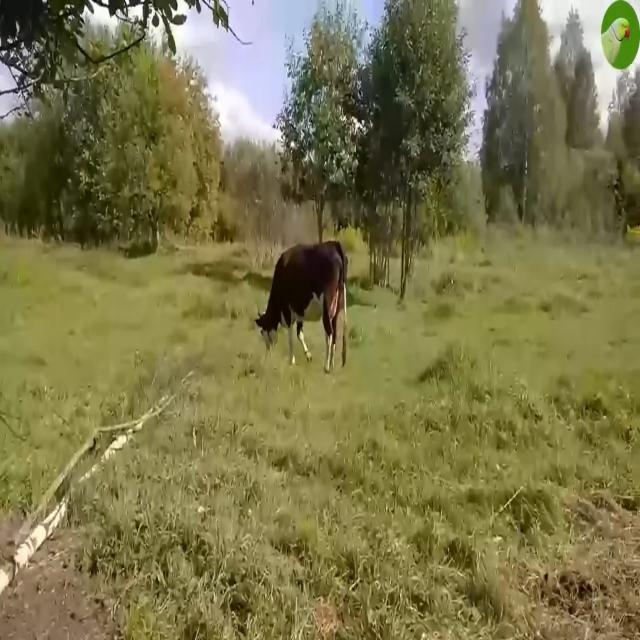
#> input picture dataset/extracted/train/images/-OWS_mp4-161_jpg.rf.58a3d3e674fd72c1cd840183ad0aa191.jpg, 640 x 640 px
$ python -i species_classifier.py   (imports and definitions only)
#> lines starting #> are read from the running program, lines starting #| are printed output that depends on the picture; after the words box and inside, x2 and y2 are one past the last pixel; in counts of white or black regions, pixels touching at a corner belong together
from __future__ import annotations
from typing import Optional, Tuple, List
from pathlib import Path
import os
import io

import numpy as np
import cv2
from PIL import Image

# Optional ONNX Runtime (loaded lazily as well)
try:
    import onnxruntime as ort  # type: ignore
except Exception:  # pragma: no cover - optional
    ort = None  # type: ignore

BASE_DIR = Path(__file__).resolve().parents[1]

_SESSION = None  # type: ignore
_INPUT_NAME = None
_INPUT_SIZE = 224
_LABELS: List[str] = ["cattle", "buffalo"]
_USE_CROP: bool = True
_TTA: bool = True
_USE_REMBG: bool = False
_USE_LETTERBOX: bool = True
_USE_CLAHE: bool = True


# [66 lines left out: functions _load_labels, _lazy_init, not called in this run]


def _preprocess_for_onnx(image_bgr: np.ndarray, size: int = 224) -> np.ndarray:
    # Optional crop around main subject
    img_bgr = _crop_main_subject(image_bgr) if _USE_CROP else image_bgr
    # Optional CLAHE for contrast enhancement
    if _USE_CLAHE:
        img_bgr = _apply_clahe(img_bgr)
    # Convert BGR to RGB and resize with optional letterbox (keep aspect)
    img_rgb = cv2.cvtColor(img_bgr, cv2.COLOR_BGR2RGB)
    if _USE_LETTERBOX:
        img_rgb = _letterbox(img_rgb, size)
    else:
        img_rgb = cv2.resize(img_rgb, (size, size), interpolation=cv2.INTER_AREA)
    img = img_rgb
    img = img.astype(np.float32) / 255.0
    mean = np.array([0.485, 0.456, 0.406], dtype=np.float32)
    std = np.array([0.229, 0.224, 0.225], dtype=np.float32)
    img = (img - mean) / std
    img = np.transpose(img, (2, 0, 1))  # CHW
    img = np.expand_dims(img, axis=0)   # NCHW
    return img


# [40 lines left out: functions _softmax, _onnx_predict, not called in this run]


def _apply_clahe(img_bgr: np.ndarray) -> np.ndarray:
    try:
        lab = cv2.cvtColor(img_bgr, cv2.COLOR_BGR2LAB)
        l, a, b = cv2.split(lab)
        clahe = cv2.createCLAHE(clipLimit=2.0, tileGridSize=(8, 8))
        cl = clahe.apply(l)
        limg = cv2.merge((cl, a, b))
        out = cv2.cvtColor(limg, cv2.COLOR_LAB2BGR)
        return out
    except Exception:
        return img_bgr


def _letterbox(img_rgb: np.ndarray, size: int) -> np.ndarray:
    h, w = img_rgb.shape[:2]
    scale = min(size / w, size / h)
    new_w, new_h = int(round(w * scale)), int(round(h * scale))
    resized = cv2.resize(img_rgb, (new_w, new_h), interpolation=cv2.INTER_AREA)
    canvas = np.zeros((size, size, 3), dtype=resized.dtype)
    # place centered
    x0 = (size - new_w) // 2
    y0 = (size - new_h) // 2
    canvas[y0:y0 + new_h, x0:x0 + new_w] = resized
    return canvas


# [36 lines left out: functions _adjust_contrast_brightness, _heuristic_predict, predict_species, not called in this run]


def _largest_contour_bbox(img: np.ndarray) -> Optional[Tuple[int, int, int, int]]:
    gray = cv2.cvtColor(img, cv2.COLOR_BGR2GRAY)
    gray = cv2.GaussianBlur(gray, (5, 5), 0)
    edges = cv2.Canny(gray, 50, 150)
    kernel = np.ones((5, 5), np.uint8)
    edges = cv2.dilate(edges, kernel, iterations=1)
    edges = cv2.morphologyEx(edges, cv2.MORPH_CLOSE, kernel, iterations=2)
    contours, _ = cv2.findContours(edges, cv2.RETR_EXTERNAL, cv2.CHAIN_APPROX_SIMPLE)
    if not contours:
        return None
    cnt = max(contours, key=cv2.contourArea)
    x, y, w, h = cv2.boundingRect(cnt)
    return x, y, w, h


def _crop_main_subject(img_bgr: np.ndarray) -> np.ndarray:
    bbox = _crop_with_rembg_bbox(img_bgr) if _USE_REMBG else _largest_contour_bbox(img_bgr)
    if bbox is None:
        return img_bgr
    x, y, w, h = bbox
    # Pad bbox by 10%
    pad_x = int(round(0.1 * w))
    pad_y = int(round(0.1 * h))
    x0 = max(0, x - pad_x)
    y0 = max(0, y - pad_y)
    x1 = min(img_bgr.shape[1], x + w + pad_x)
    y1 = min(img_bgr.shape[0], y + h + pad_y)
    crop = img_bgr[y0:y1, x0:x1]
    return crop if crop.size > 0 else img_bgr


# [21 lines left out: function _crop_with_rembg_bbox, not called in this run]

>>> import cv2
>>> picture = cv2.imread('../dataset/extracted/train/images/-OWS_mp4-161_jpg.rf.58a3d3e674fd72c1cd840183ad0aa191.jpg')
#> picture is the input picture: shape (640, 640, 3); mean B, G, R 74.6, 118, 123.1
>>> result = _preprocess_for_onnx(picture)
#> in _largest_contour_bbox, `edges = cv2.Canny(gray, 50, 150)`:
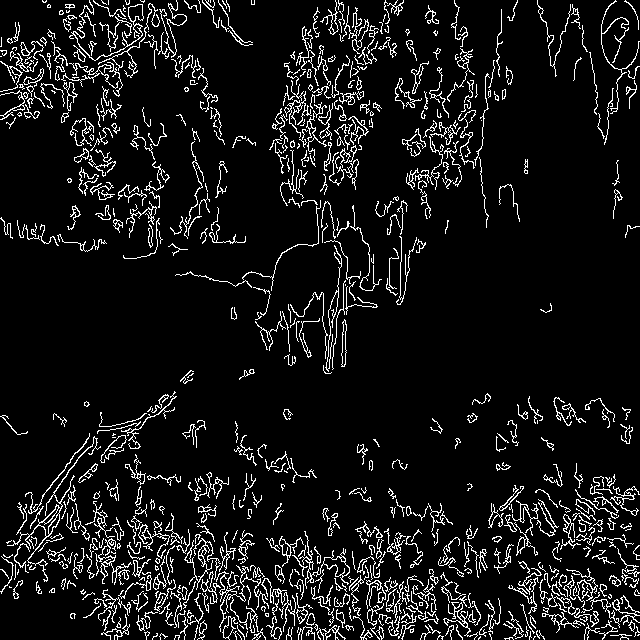
#> edges: shape (640, 640); 8.5% white in thin lines or dots
#> in _largest_contour_bbox, `edges = cv2.dilate(edges, kernel, iterations=1)`: edges: shape (640, 640); 36.4% white; 71 white regions, largest, box (x1, y1, x2, y2) and area: (0, 389, 640, 640) 63069, (173, 0, 428, 376) 25716, (0, 0, 227, 261) 21822
#> in _largest_contour_bbox, `edges = cv2.morphologyEx(edges, cv2.MORPH_CLOSE, kernel, iterations=2)`:
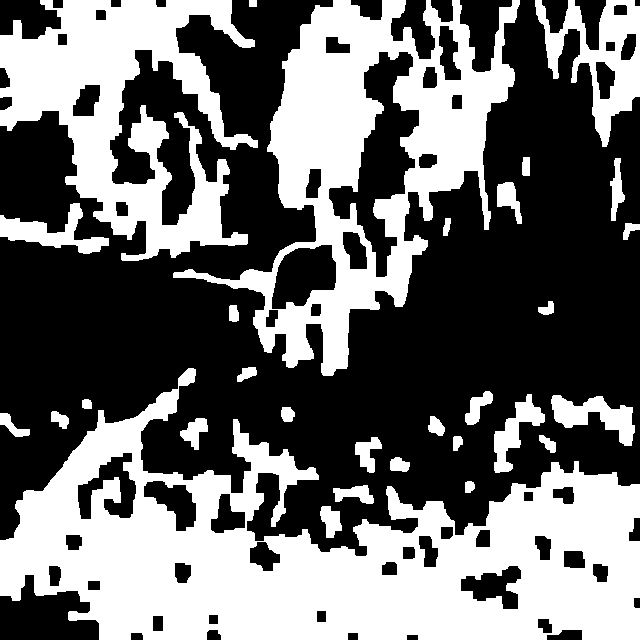
#> edges: shape (640, 640); 42.6% white; 30 white regions
#> in _largest_contour_bbox, `contours, _ = cv2.findContours(edges, cv2.RETR_EXTERNAL, cv2.CHAIN_APP..`: contours = 30 contours; largest, box (x1, y1, x2, y2) and area: (0, 368, 640, 640) 91174, (173, 0, 520, 376) 54909, (0, 0, 258, 261) 30814, (535, 0, 640, 147) 6674, (0, 203, 109, 254) 1934
#> in _largest_contour_bbox, `cnt = max(contours, key=cv2.contourArea)`: cnt = contour of 659 points, box (x1, y1, x2, y2) (0, 368, 640, 640), area 91174
#> in _largest_contour_bbox, `x, y, w, h = cv2.boundingRect(cnt)`: x = 0; y = 368; w = 640; h = 272
#> in _crop_main_subject, `bbox = _crop_with_rembg_bbox(img_bgr) if _USE_REMBG else _largest_cont..`: bbox = (0, 368, 640, 272)
#> in _crop_main_subject, `x, y, w, h = bbox`: x = 0; y = 368; w = 640; h = 272
#> in _crop_main_subject, `pad_x = int(round(0.1 * w))`: pad_x = 64
#> in _crop_main_subject, `pad_y = int(round(0.1 * h))`: pad_y = 27
#> in _crop_main_subject, `x0 = max(0, x - pad_x)`: x0 = 0
#> in _crop_main_subject, `y0 = max(0, y - pad_y)`: y0 = 341
#> in _crop_main_subject, `x1 = min(img_bgr.shape[1], x + w + pad_x)`: x1 = 640
#> in _apply_clahe, `lab = cv2.cvtColor(img_bgr, cv2.COLOR_BGR2LAB)`: lab: shape (299, 640, 3); mean of channels 0, 1, 2 132, 123.3, 159.3
#> in _apply_clahe, `l, a, b = cv2.split(lab)`:
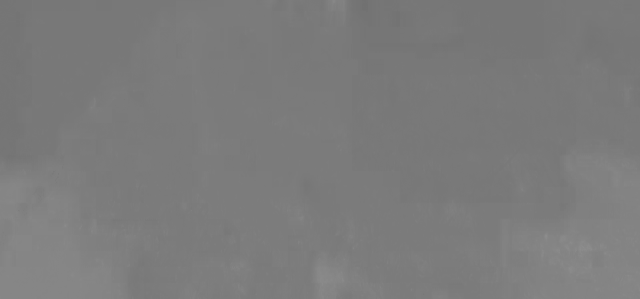
#> a: shape (299, 640); min 113, max 141, mean 123.3
#> in _apply_clahe, `l, a, b = cv2.split(lab)`:
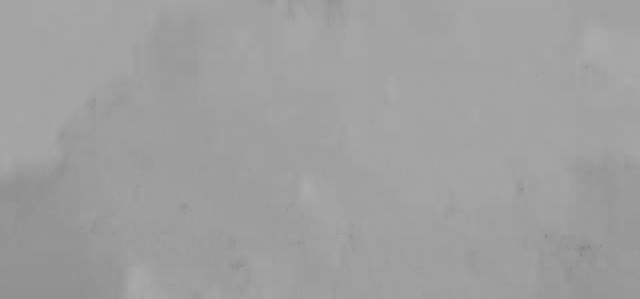
#> b: shape (299, 640); min 131, max 172, mean 159.3
#> in _apply_clahe, `cl = clahe.apply(l)`:
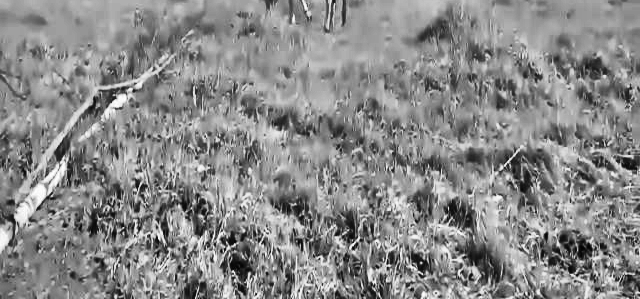
#> cl: shape (299, 640); min 2, max 255, mean 137.5
#> in _apply_clahe, `limg = cv2.merge((cl, a, b))`: limg: shape (299, 640, 3); mean of channels 0, 1, 2 137.5, 123.3, 159.3
#> in _letterbox, `resized = cv2.resize(img_rgb, (new_w, new_h), interpolation=cv2.INTER_..`:
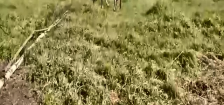
#> resized: shape (105, 224, 3); mean R, G, B 140.2, 131.2, 75.6
#> in _letterbox, `canvas[y0:y0 + new_h, x0:x0 + new_w] = resized`:
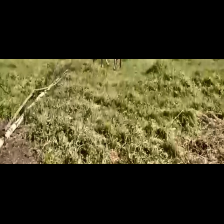
#> canvas: shape (224, 224, 3); mean R, G, B 65.7, 61.5, 35.4

$ run again, on dataset/extracted/train/images/-OWS_mp4-377_jpg.rf.de6bdb76aca0705e37fe3bc1715fbad7.jpg
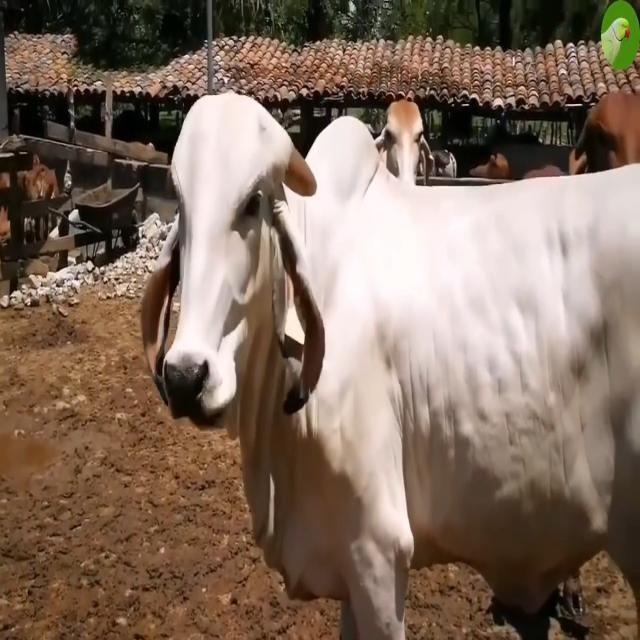
#> input picture dataset/extracted/train/images/-OWS_mp4-377_jpg.rf.de6bdb76aca0705e37fe3bc1715fbad7.jpg, 640 x 640 px
#> picture is the input picture: shape (640, 640, 3); mean B, G, R 93.4, 108.2, 128.3
#> in _largest_contour_bbox, `edges = cv2.morphologyEx(edges, cv2.MORPH_CLOSE, kernel, iterations=2)`:
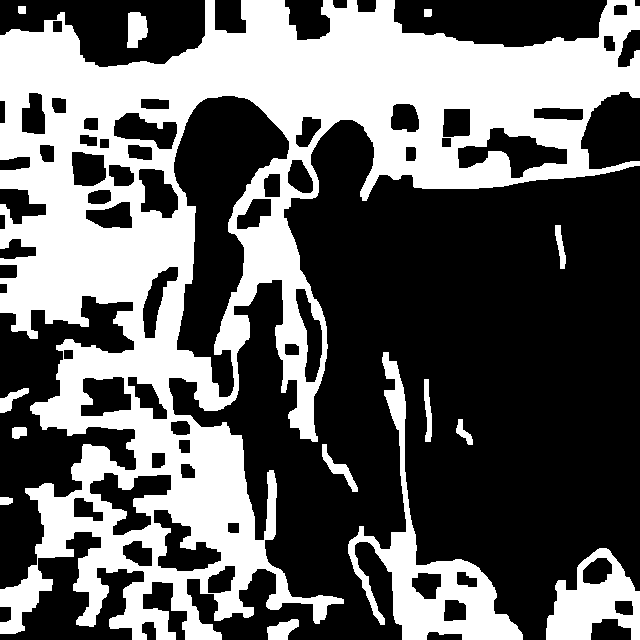
#> edges: shape (640, 640); 39% white; 14 white regions
#> contours = 14 contours; largest, box (x1, y1, x2, y2) and area: (0, 0, 640, 640) 180351, (348, 352, 523, 640) 10804, (546, 548, 640, 640) 5405, (127, 12, 148, 48) 530, (267, 619, 299, 640) 396
#> cnt = contour of 1676 points, box (x1, y1, x2, y2) (0, 0, 640, 640), area 180351
#> in _largest_contour_bbox, `x, y, w, h = cv2.boundingRect(cnt)`: x = 0; w = 640
#> bbox = (0, 0, 640, 640)
#> in _crop_main_subject, `x, y, w, h = bbox`: x = 0; w = 640
#> pad_x = 64
#> in _crop_main_subject, `x0 = max(0, x - pad_x)`: x0 = 0
#> x1 = 640
#> lab: shape (640, 640, 3); mean of channels 0, 1, 2 116.9, 134.1, 139.6
#> limg: shape (640, 640, 3); mean of channels 0, 1, 2 127.2, 134.1, 139.6
#> in _preprocess_for_onnx, `img = (img - mean) / std`:
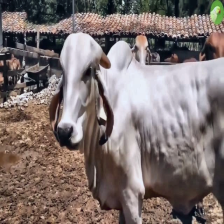
#> img: shape (224, 224, 3) float32; mean R, G, B 0.258, 0.0311, -0.00991; drawn with min black and max white

$ run again, on dataset/extracted/train/images/6458092_jpeg_jpg.rf.0a9b140397e84a4be73e9b14748c7cea.jpg
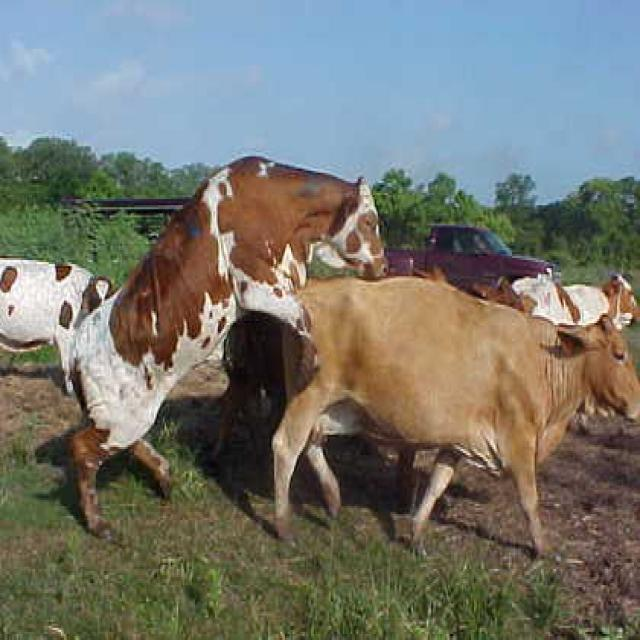
#> input picture dataset/extracted/train/images/6458092_jpeg_jpg.rf.0a9b140397e84a4be73e9b14748c7cea.jpg, 640 x 640 px
#> picture is the input picture: shape (640, 640, 3); mean B, G, R 110.5, 118.7, 117.4
#> in _largest_contour_bbox, `edges = cv2.morphologyEx(edges, cv2.MORPH_CLOSE, kernel, iterations=2)`:
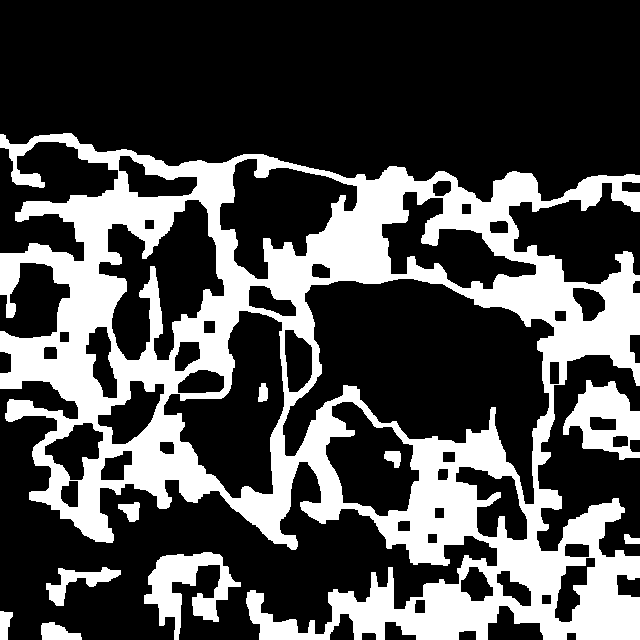
#> edges: shape (640, 640); 30.2% white; 10 white regions
#> contours = 8 contours; box (x1, y1, x2, y2) and area: (0, 133, 640, 640) 207734, (563, 380, 640, 460) 3648, (144, 552, 241, 640) 3351, (46, 567, 121, 606) 911, (41, 622, 82, 640) 449, (118, 502, 140, 522) 247, (0, 611, 13, 640) 238, (624, 534, 640, 544) 93
#> cnt = contour of 1672 points, box (x1, y1, x2, y2) (0, 133, 640, 640), area 207734
#> in _largest_contour_bbox, `x, y, w, h = cv2.boundingRect(cnt)`: x = 0; y = 133; w = 640; h = 507
#> bbox = (0, 133, 640, 507)
#> in _crop_main_subject, `x, y, w, h = bbox`: x = 0; y = 133; w = 640; h = 507
#> pad_x = 64
#> pad_y = 51
#> in _crop_main_subject, `x0 = max(0, x - pad_x)`: x0 = 0
#> in _crop_main_subject, `y0 = max(0, y - pad_y)`: y0 = 82
#> x1 = 640
#> lab: shape (558, 640, 3); mean of channels 0, 1, 2 117.5, 128.1, 137.6
#> limg: shape (558, 640, 3); mean of channels 0, 1, 2 130, 128.1, 137.6
#> in _letterbox, `canvas[y0:y0 + new_h, x0:x0 + new_w] = resized`:
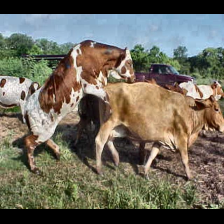
#> canvas: shape (224, 224, 3); mean R, G, B 111.1, 107.2, 93.9
